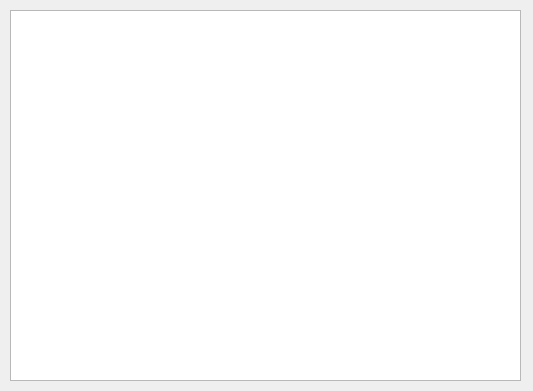
<?xml version="1.0" encoding="UTF-8"?>
<ui version="4.0">
 <class>Form</class>
 <widget class="QWidget" name="Form">
  <property name="geometry">
   <rect>
    <x>0</x>
    <y>0</y>
    <width>533</width>
    <height>391</height>
   </rect>
  </property>
  <property name="windowTitle">
   <string>coffee</string>
  </property>
  <widget class="QTableView" name="tableView">
   <property name="geometry">
    <rect>
     <x>10</x>
     <y>10</y>
     <width>511</width>
     <height>371</height>
    </rect>
   </property>
  </widget>
 </widget>
 <resources/>
 <connections/>
</ui>
